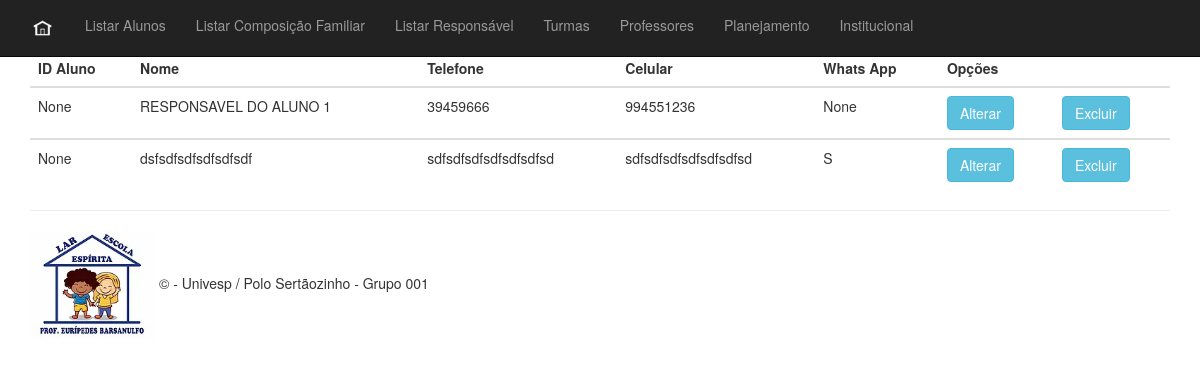
The page /listagem_responsavel on the database as committed earlier.
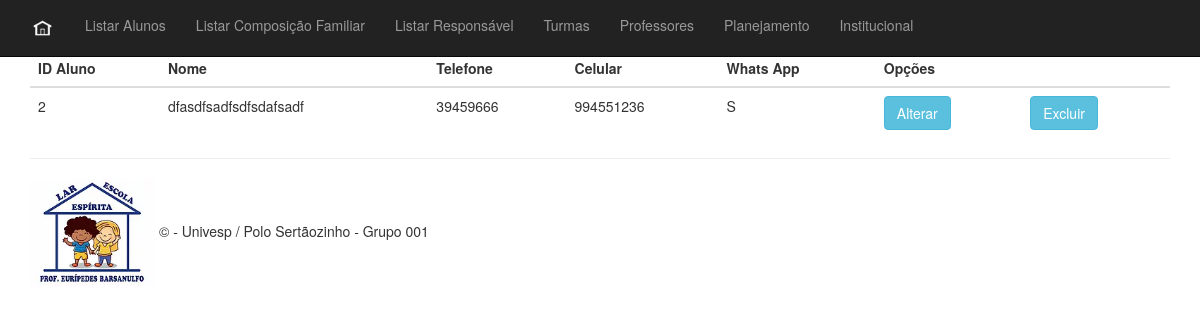
The same page on the database as committed later.
### aluno/models.py (models this page shows)
class Responsavel(db.Model):
    __tablename__ = 'responsavel'
    __table_args__ = {'extend_existing': True}
    id = db.Column(db.Integer, primary_key=True,
                   autoincrement=True)
    resp_id_aluno = db.Column(db.Integer, db.ForeignKey("aluno.id"))
    resp_nome = db.Column(db.String(120))
    resp_nascimento = db.Column(db.Date)
    resp_cpf = db.Column(db.String(11))
    resp_rg = db.Column(db.String(20))
    resp_fone_fixo = db.Column(db.String(25))
    resp_fone_celular = db.Column(db.String(25))
    resp_whatsapp = db.Column(db.String(1))
    resp_local_trab = db.Column(db.String(120))
    resp_fone_trab = db.Column(db.String(25))
    resp_funcao_trab = db.Column(db.String(60))
    resp_tipo_resp = db.Column(db.String(1))
    resp_cidade = db.Column(db.String(120))
    resp_estado = db.Column(db.String(2))
    resp_logradouro = db.Column(db.String(120))
    resp_numero = db.Column(db.String(20))
    resp_complemento = db.Column(db.String(60))
    resp_bairro = db.Column(db.String(80))
    resp_cep = db.Column(db.String(8))
    resp_estado_civil = db.Column(db.String(120))

### aluno/routes.py (the view)
@app.route("/listagem_responsavel", methods=["GET"])
def listagem_responsavel():
    responsaveis = Responsavel.query.all()
    return render_template("listagem_responsaveis.html", responsaveis=responsaveis)

### aluno/templates/listagem_responsaveis.html (shortened to what this page needs)
{% extends 'base.html' %}
{% block content %}
<table class="table table-hover table-dark">
    <thead>
        <tr>
            <th scope="col">ID Aluno</th>
            <th scope="col">Nome</th>
            <th scope="col">Telefone</th>
            <th scope="col">Celular</th>
            <th scope="col">Whats App</th>
            <th scope="col">Opções</th>
            <th scope="col"></th>
        </tr>
    </thead>
    {% for responsavel in responsaveis %}
    <tbody>
        <tr>
            <td> {{ responsavel.resp_id_aluno }} </td>
            <td> {{ responsavel.resp_nome }}</td>
            <td> {{ responsavel.resp_fone_fixo }}</td>
            <td> {{ responsavel.resp_fone_celular }}</td>
            <td> {{ responsavel.resp_whatsapp }}</td>
            <td>
                <button class="btn btn-outline btn-info">Alterar</button>
            </td>
            <td>
                <button class="btn btn-outline btn-info">Excluir</button>
            </td>
        </tr>
    </tbody>
    {% endfor %}
</table>
{% endblock %}

Rows that differ between the two databases and show on the page:
removed Responsavel: resp_id_aluno "None", resp_nome "dsfsdfsdfsdfsdfsdf", resp_fone_fixo "sdfsdfsdfsdfsdfsdfsd", resp_fone_celular "sdfsdfsdfsdfsdfsdfsd", resp_whatsapp "S"
changed Responsavel: resp_id_aluno "None" → "2"; resp_nome "RESPONSAVEL DO ALUNO 1" → "dfasdfsadfsdfsdafsadf"; resp_whatsapp "None" → "S"
